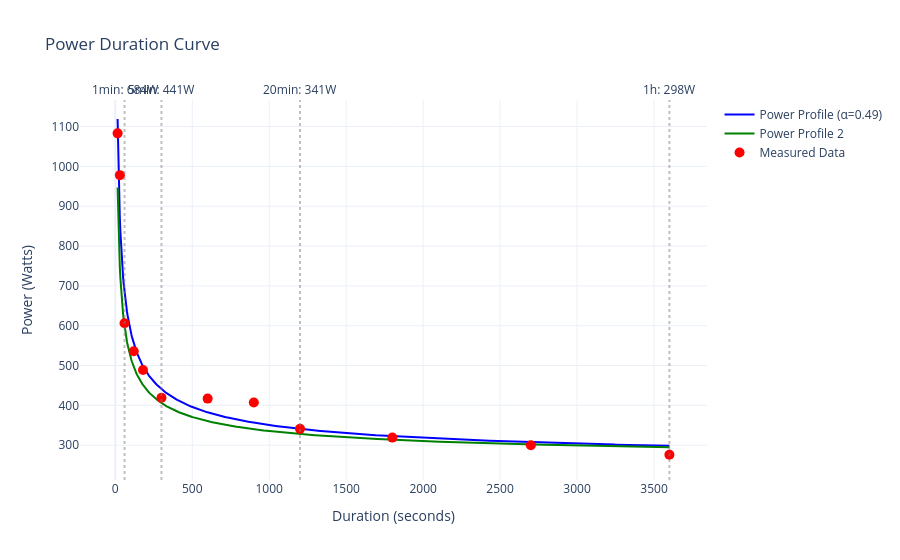

The cell this chart's notebook holds for it:
### Code cell
import numpy as np
import plotly.graph_objects as go
from scipy.optimize import curve_fit

x_points = np.array([15, 30, 60, 2*60, 3*60, 5*60, 10*60, 15*60, 20*60, 30*60, 45*60, 60*60])
y_points = np.array([1083, 978, 606, 536, 489, 419, 417, 407, 341, 319, 300, 276])

# Modèle généralisé de power-duration
def power_profile(t, P_inf, AWC, alpha):
    """
    Modèle généralisé de profil de puissance
    P(t) = P∞ + AWC / t^alpha
    
    Args:
        P_inf: Puissance asymptotique (puissance théorique à durée infinie) (W)
        AWC: Anaerobic Work Capacity - Capacité de travail anaérobie (W·s^alpha)
        alpha: Exposant de décroissance (typiquement ~0.5 pour √t)
    """
    return P_inf + AWC / t**alpha

def power_profile_2(duration_seconds):
    """
    Calcule le profil de puissance en fonction de la durée (en secondes)
    en utilisant une logique vectorisée (np.where) pour gérer les tableaux NumPy.
    """

    # Paramètres du modèle (Définis comme des constantes NumPy pour le calcul vectoriel)
    CP = 250.0      # Critical Power (W)
    W_prime = 20000.0 # Réserve anaérobie en Joules (20 kJ)
    P_max = 1000.0  # Puissance maximale sur 5 secondes
    
    # Assurez-vous que l'entrée est un tableau (même si c'est un seul nombre)
    duration_seconds = np.array(duration_seconds, dtype=float)
    
    # Initialisation du tableau de résultats à CP par défaut
    power = CP * np.ones_like(duration_seconds)

    # --- Logique vectorisée avec np.where ---
    
    # 1. Cas : duration_seconds < 5 secondes (Sprint très court: P_max)
    # Si la condition est VRAIE, utilise P_max, sinon utilise la valeur dans 'power'
    power = np.where((duration_seconds < 5) & (duration_seconds > 0), P_max,power)

    # 2. Cas : 5 <= duration_seconds < 300 secondes (Utilisation de W')
    # Attention: cette étape DOIT écraser les valeurs dans la plage [5, 300[
    power = np.where((duration_seconds >= 5) & (duration_seconds < 300),CP + (W_prime / duration_seconds),power)

    # 3. Cas : duration_seconds >= 300 secondes (Au-delà de 5 min: proche de CP)
    power = np.where(duration_seconds >= 300,CP * (1 + 50.0 / duration_seconds),power)
    
    # 4. Cas : duration_seconds <= 0
    power = np.where(duration_seconds <= 0, 0.0,power)

    return power
# Fit du modèle
params, _ = curve_fit(power_profile, x_points, y_points, p0=[200, 10000, 0.5])
P_inf, AWC, alpha = params

print(f"📊 Power Profile Model:")
print(f"  P∞ (Asymptotic Power) = {P_inf:.1f} W")
print(f"  AWC (Anaerobic Work Capacity) = {AWC:.1f} W·s^{alpha:.2f}")
print(f"  α (decay exponent) = {alpha:.3f}")
print(f"\n💡 Interpretation:")
print(f"  - P∞ is the theoretical sustainable power at infinite duration")
print(f"  - With α ≈ 0.5, this follows the classic √t decay model")
print(f"  - AWC quantifies the anaerobic reserve for short efforts")
print(f"  - Actual FTP (1h power) ≈ {power_profile(3600, P_inf, AWC, alpha):.0f} W")

# Générer les courbes
time = np.linspace(15, 3600, 1000)
power_fitted = power_profile(time, P_inf, AWC, alpha)

# Calculer quelques points de référence
power_1min = power_profile(60, P_inf, AWC, alpha)
power_5min = power_profile(300, P_inf, AWC, alpha)
power_20min = power_profile(1200, P_inf, AWC, alpha)
power_1h = power_profile(3600, P_inf, AWC, alpha)

print(f"\n⏱️ Reference Powers:")
print(f"  1 min:  {power_1min:.0f} W")
print(f"  5 min:  {power_5min:.0f} W")
print(f"  20 min: {power_20min:.0f} W")
print(f"  1 hour (FTP): {power_1h:.0f} W")
print(f"  P∞:     {P_inf:.0f} W")

# Visualisation
fig = go.Figure()

# Courbe complète
fig.add_trace(go.Scatter(
    x=time,
    y=power_fitted,
    mode="lines",
    name=f"Power Profile (α={alpha:.2f})",
    line=dict(color='blue', width=2)
))

# Seconde courbe
fig.add_trace(go.Scatter(
    x=time,
    y=power_profile(time, 250, 2700, 0.5),
    mode="lines",
    name=f"Power Profile 2 ",
    line=dict(color='green', width=2)
))

# Points de données originaux
fig.add_scatter(
    x=x_points, 
    y=y_points, 
    mode='markers', 
    name='Measured Data', 
    marker=dict(color='red', size=10, symbol='circle')
)

# Ajouter des lignes de référence pour les durées clés
reference_times = [60, 300, 1200, 3600]
reference_labels = ['1min', '5min', '20min', '1h']
for t, label in zip(reference_times, reference_labels):
    if t <= 3600:
        p = power_profile(t, P_inf, AWC, alpha)
        fig.add_vline(x=t, line_dash="dot", line_color="gray", opacity=0.5,
                      annotation_text=f"{label}: {p:.0f}W", 
                      annotation_position="top")

fig.update_layout(
    title="Power Duration Curve",
    xaxis_title="Duration (seconds)",
    yaxis_title="Power (Watts)",
    template="plotly_white",
    hovermode='x unified',
    showlegend=True
)

fig.show()

# Qualité du fit
residuals = y_points - power_profile(x_points, P_inf, AWC, alpha)
rmse = np.sqrt(np.mean(residuals**2))
r_squared = 1 - (np.sum(residuals**2) / np.sum((y_points - np.mean(y_points))**2))

print(f"\n📈 Model Quality:")
print(f"  RMSE: {rmse:.1f} W")
print(f"  R²: {r_squared:.4f}")
print(f"  Max residual: {np.max(np.abs(residuals)):.1f} W")

### Figure 1 — Plotly figure (JSON) as saved in the notebook; plotly's stock layout.template omitted (floating-point values rounded to 4 significant figures; data arrays with more than 128 entries replaced by an {"elided": "..."} marker saying what was removed)
{"data": [{"line": {"color": "blue", "width": 2}, "mode": "lines", "name": "Power Profile (α=0.49)", "type": "scatter", "x": {"elided": "1000 float values"}, "y": {"elided": "1000 float values"}}, {"line": {"color": "green", "width": 2}, "mode": "lines", "name": "Power Profile 2 ", "type": "scatter", "x": {"elided": "1000 float values"}, "y": {"elided": "1000 float values"}}, {"marker": {"color": "red", "size": 10, "symbol": "circle"}, "mode": "markers", "name": "Measured Data", "type": "scatter", "x": [15, 30, 60, 120, 180, 300, 600, 900, 1200, 1800, 2700, 3600], "y": [1083, 978, 606, 536, 489, 419, 417, 407, 341, 319, 300, 276]}], "layout": {"annotations": [{"showarrow": false, "text": "1min: 684W", "x": 60, "xanchor": "center", "xref": "x", "y": 1, "yanchor": "bottom", "yref": "y domain"}, {"showarrow": false, "text": "5min: 441W", "x": 300, "xanchor": "center", "xref": "x", "y": 1, "yanchor": "bottom", "yref": "y domain"}, {"showarrow": false, "text": "20min: 341W", "x": 1200, "xanchor": "center", "xref": "x", "y": 1, "yanchor": "bottom", "yref": "y domain"}, {"showarrow": false, "text": "1h: 298W", "x": 3600, "xanchor": "center", "xref": "x", "y": 1, "yanchor": "bottom", "yref": "y domain"}], "hovermode": "x unified", "shapes": [{"line": {"color": "gray", "dash": "dot"}, "opacity": 0.5, "type": "line", "x0": 60, "x1": 60, "xref": "x", "y0": 0, "y1": 1, "yref": "y domain"}, {"line": {"color": "gray", "dash": "dot"}, "opacity": 0.5, "type": "line", "x0": 300, "x1": 300, "xref": "x", "y0": 0, "y1": 1, "yref": "y domain"}, {"line": {"color": "gray", "dash": "dot"}, "opacity": 0.5, "type": "line", "x0": 1200, "x1": 1200, "xref": "x", "y0": 0, "y1": 1, "yref": "y domain"}, {"line": {"color": "gray", "dash": "dot"}, "opacity": 0.5, "type": "line", "x0": 3600, "x1": 3600, "xref": "x", "y0": 0, "y1": 1, "yref": "y domain"}], "showlegend": true, "title": {"text": "Power Duration Curve"}, "xaxis": {"title": {"text": "Duration (seconds)"}}, "yaxis": {"title": {"text": "Power (Watts)"}}}}
